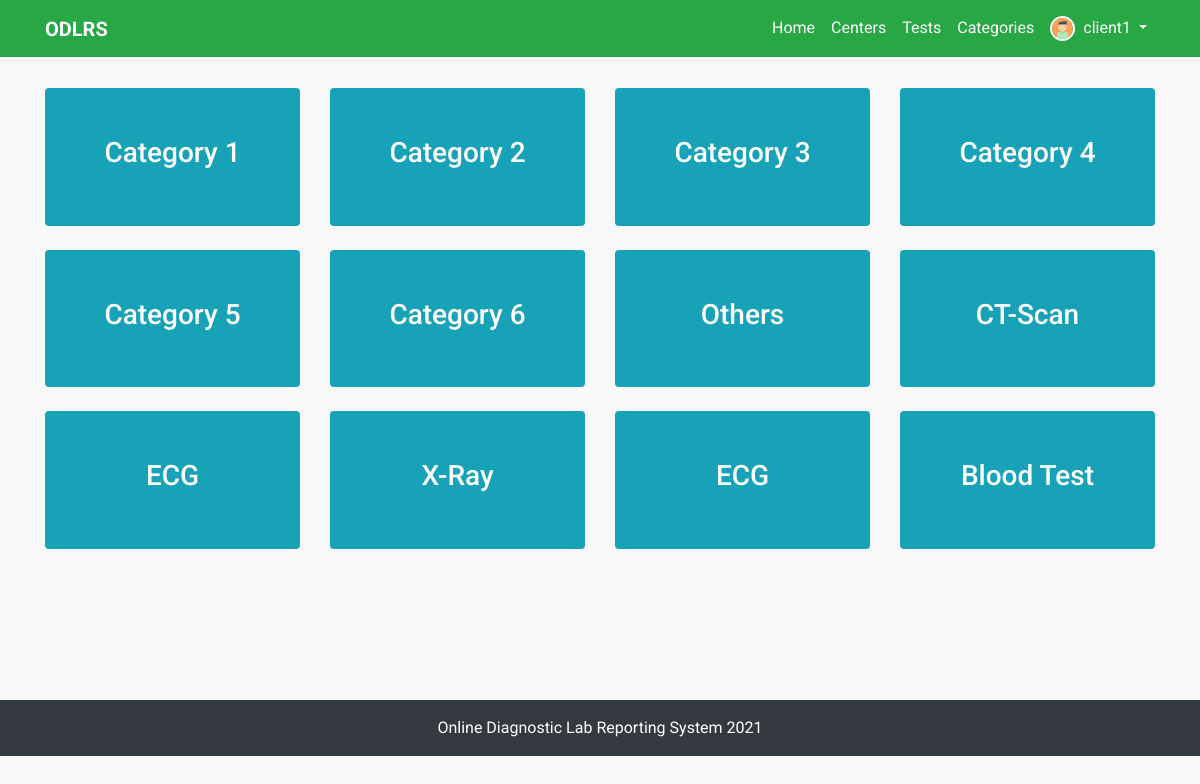
Screenshot of /categories/ (signed in) with the database file from the repository.
### custom_users/models.py (models this page shows, shortened)
class Profile(models.Model):
    user = models.OneToOneField(User, on_delete=models.CASCADE, related_name='customer_profile')
    profile_name = models.CharField(max_length=250)
    image = models.ImageField(default='default.jpg', upload_to='profile_pics')
    contact_no = models.CharField(max_length=20, blank=True, null=True)
    address = models.CharField(max_length=150, blank=True, null=True)
    admin = models.BooleanField(default=False)
    staff = models.BooleanField(default=False)
    class Meta:
        verbose_name_plural = 'Customer Profiles'

### tests/models.py (models this page shows, shortened)
class TestCategory(models.Model):
    category_name = models.CharField(max_length=50)
    center = models.ForeignKey(DiagnosticCenter, on_delete=models.CASCADE, related_name='category_center',
                               null=True, blank=True)
    class Meta:
        verbose_name_plural = 'Test Categories'
        ordering = ['-id']

### tests/views.py (the view)
# urls.py: path('categories/', test_categories, name='categories'),
def test_categories(request, template_name='tests/categories.html'):
    categories = TestCategory.objects.all().order_by('-id')
    context = {'categories': categories}
    return render(request, template_name, context)

### templates/tests/categories.html (shortened to what this page needs)
{% extends 'base.html' %}
{% block content %}
<div class="container box inner-content">
    <div class="row mt-">
        {% for category in  categories %}
        <div class="col-xs-12 col-sm-6 col-md-4 col-lg-3 text-center mb-4">
            <a class="text-white" href="{% url 'tests:categorise-tests' category.id %}">
                <div class="card bg-info  py-5">
                    <h3> {{ category.category_name }} </h3>
                </div>
            </a>
        </div>
        {% endfor %}
    </div>
</div>
{% endblock %}

### templates/base.html (shortened to what this page needs)
{% load static %}
<!DOCTYPE html>
<html>
<head>
	<link rel="stylesheet" href="https://use.fontawesome.com/releases/v5.8.0/css/all.css"
>
	<link rel="stylesheet" type="text/css" href="{% static 'css/bootstrap.min.css' %}">
	<link rel="stylesheet" type="text/css" href="{% static 'css/fakeLoader.min.css' %}">
	<link rel="stylesheet" type="text/css" href="{% static 'css/style.css' %}">
</head>
<body>
	<nav class="navbar navbar-expand-lg bg-success">
		<div class="container">
			<a class="navbar-brand text-white" href="{% url 'home' %}"><b>ODLRS</b></a>
			<div class="collapse navbar-collapse" id="navbarSupportedContent">
				<ul class="navbar-nav ml-auto">
					<li class="nav-item ">
						<a class="nav-link" href="{% url 'home' %}">Home</a>
					</li>
					<li class="nav-item">
						<a class="nav-link" href="{% url 'diagnostic_centers:all-centers' %}">Centers</a>
					</li>
					<li class="nav-item ">
						<a class="nav-link" href="{% url 'tests:all-tests' %}">Tests</a>
					</li>
					<li class="nav-item">
						<a class="nav-link" href="{% url 'tests:categories' %}">Categories</a>
					</li>
					{% if user.is_authenticated %}
					<li class="nav-item user-profile">
						<a class="nav-link d-flex dropdown-btn" href="#">
							<img src="{{ user.customer_profile.image.url }}" alt="" class="rounded-circle">
							<span class=" dropdown-toggle ml-2">{{user.username}} </span>
						</a>
					</li>
					{% endif %}
				</ul>
			</div>
		</div>
	</nav>
	{% block content %} {% endblock %} {% block extra_body %} {% endblock %}
	<div class="footer text-white text-center py-3 bg-dark">
		<div class="w-100 text-center d-flex justify-content-center">
			<div class="d-box px-2">
				<a class="text-white" target="_blank" data-toggle="tooltip"
					data-placement="top" title="Online Diagnostic Lab Reporting System 2021">Online Diagnostic Lab Reporting System 2021</a>
			</div>
		</div>
	</div>
</body>
</html>

### static/css/style.css (style rules this page uses)
* { margin: 0; padding: 0; -webkit-box-sizing: border-box; box-sizing: border-box; font-family: "Roboto", sans-serif; scroll-behavior: smooth; }
a { text-decoration: none; }
.card, .card-header, .card-footer { border: 0; }
html, body { background: #f8f8f8; }
nav.navbar { background: transparent; -webkit-box-shadow: 0 0 5px rgba(0, 0, 0, 0.1); box-shadow: 0 0 5px rgba(0, 0, 0, 0.1); position: fixed; top: 0; z-index: 99999; width: 100%; background: #328691; border-bottom: 3px solid white; }
nav.navbar ul li a { color: #fff; font-size: 16px; outline: none; }
nav.navbar .user-profile { position: relative; }
nav.navbar .user-profile img { width: 25px; height: 25px; border: 2px solid white; }
.inner-content { padding-top: 5.5rem; min-height: 90vh; }
.footer { background: #328691; position: relative; z-index: 11; }

### templates/tests/categories.html (style rules this page uses)
.box { min-height: 700px; }
.box a { text-decoration: none; transition: 0.3s ease; display: block; }

### rows the page displays
TestCategory: category_name "Category 1"
TestCategory: category_name "Category 2"
TestCategory: category_name "Category 3"
TestCategory: category_name "Category 4"
TestCategory: category_name "Category 5"
TestCategory: category_name "Category 6"
TestCategory: category_name "Others"
TestCategory: category_name "CT-Scan"
TestCategory: category_name "ECG"
TestCategory: category_name "X-Ray"
TestCategory: category_name "ECG"
TestCategory: category_name "Blood Test"

### other values shown
{{ user.username }} "client1"
